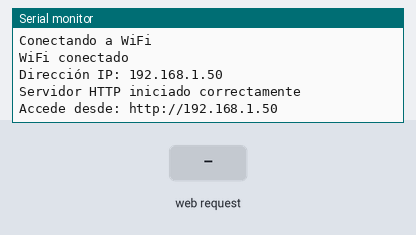
A sketch run on a simulated Raspberry Pi Pico W. Shown: the last lines printed to the serial monitor. Inputs (shaded band) come from the test bench. WiFi joins after 1.5 s; servers stay silent unless stated.

Above: at 3.7 s.
3.8 s: HTTP request GET /H received
At 4.9 s:
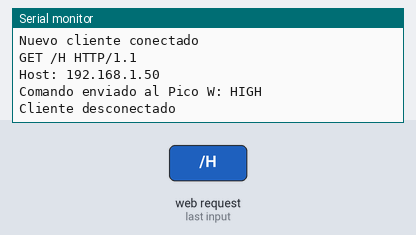
5.3 s: HTTP request GET /L received
At 5.47 s:
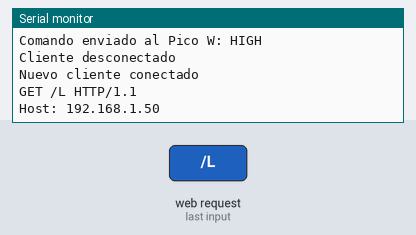
7.0 s: HTTP request GET /T received
At 7.17 s:
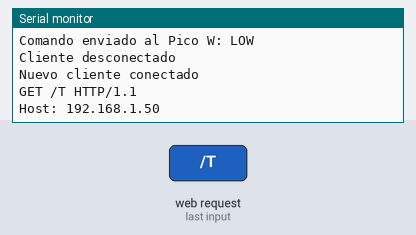

Measured:
- after the input at 3.8 s, the serial monitor: prints a new line at once (image 1)
- after the input at 5.3 s, the serial monitor: prints a new line at once (image 2)
- after the input at 7.0 s, the serial monitor: prints a new line at once (image 3)

The sketch:

esp.ino
```cpp
#include <WiFi.h>

// Configuración WiFi
const char* ssid = "Lanita";
const char* password = "lanita16ali";

// Servidor web en el ESP32
WiFiServer server(80);

// Variables de estado
bool releEstado = false;  // false = apagado, true = encendido

void setup() {
  Serial.begin(115200);
  delay(1000); // Delay inicial para estabilidad

  Serial.println("\nIniciando sistema de control de relé...");

  // Conexión WiFi
  WiFi.mode(WIFI_STA);
  WiFi.begin(ssid, password);

  Serial.print("Conectando a WiFi");
  int attempts = 0;
  while (WiFi.status() != WL_CONNECTED && attempts < 20) {
    delay(500);
    Serial.print(".");
    attempts++;
  }

  if(WiFi.status() != WL_CONNECTED) {
    Serial.println("\n¡Error al conectar al WiFi!");
    return;
  }

  Serial.println("\nWiFi conectado");
  Serial.print("Dirección IP: ");
  Serial.println(WiFi.localIP());

  // Inicio del servidor
  server.begin();
  if(server) {
    Serial.println("Servidor HTTP iniciado correctamente");
    Serial.print("Accede desde: http://");
    Serial.println(WiFi.localIP());
  } else {
    Serial.println("¡Error al iniciar el servidor!");
  }
}

void loop() {
  // Verificación de conexión WiFi
  if (WiFi.status() != WL_CONNECTED) {
    Serial.println("¡WiFi desconectado! Reconectando...");
    WiFi.reconnect();
    delay(2000);
    return;
  }

  WiFiClient client = server.available();

  if (client) {
    Serial.println("\nNuevo cliente conectado");
    String currentLine = "";
    String requestType = "";

    while (client.connected()) {
      if (client.available()) {
        char c = client.read();
        Serial.write(c);

        if (c == '\n') {
          // Procesar comando
          if (currentLine.startsWith("GET /H")) {
            requestType = "ENCENDER";
            releEstado = true;
          }
          else if (currentLine.startsWith("GET /L")) {
            requestType = "APAGAR";
            releEstado = false;
          }
          else if (currentLine.startsWith("GET /T")) {
            requestType = "TOGGLE";
            releEstado = !releEstado;
          }

          if (currentLine.length() == 0) {
            sendHTMLResponse(client, requestType);
            break;
          }
          currentLine = "";
        } else if (c != '\r') {
          currentLine += c;
        }
      }
    }

    // Enviar comando al Pico W si hubo solicitud
    if (requestType != "") {
      String comando = releEstado ? "HIGH" : "LOW";
      enviarComandoAlPico(comando);
      Serial.print("Comando enviado al Pico W: ");
      Serial.println(comando);
    }

    client.stop();
    Serial.println("Cliente desconectado");
  }
  delay(10);
}

void sendHTMLResponse(WiFiClient &client, String action) {
  client.println("HTTP/1.1 200 OK");
  client.println("Content-type:text/html");
  client.println("Connection: close");
  client.println();

  client.println("<!DOCTYPE html><html>");
  client.println("<head><meta name=\"viewport\" content=\"width=device-width, initial-scale=1\">");
  client.println("<title>Control Relé</title>");
  client.println("<style>");
  client.println("body { font-family: Arial, sans-serif; text-align: center; margin-top: 50px; }");
  client.println(".btn { padding: 15px 25px; font-size: 18px; margin: 10px; border: none; border-radius: 5px; cursor: pointer; }");
  client.println(".on { background-color: #4CAF50; color: white; }");  // Verde
  client.println(".off { background-color: #f44336; color: white; }"); // Rojo
  client.println(".toggle { background-color: #2196F3; color: white; }"); // Azul
  client.println(".status { font-size: 24px; margin: 20px; }");
  client.println("</style>");
  client.println("</head>");
  client.println("<body>");
  client.println("<h1>Control de Rele</h1>");

  // Mostrar estado actual
  client.print("<div class='status'>Estado actual: ");
  client.print(releEstado ? "<span style='color:green'>ENCENDIDO</span>" : "<span style='color:red'>APAGADO</span>");
  client.println("</div>");

  // Botones de control
  client.println("<div>");
  client.println("<a href=\"/H\"><button class=\"btn on\">ENCENDER</button></a>");
  client.println("<a href=\"/L\"><button class=\"btn off\">APAGAR</button></a>");
  client.println("<a href=\"/T\"><button class=\"btn toggle\">TOGGLE</button></a>");
  client.println("</div>");

  // Mostrar última acción
  if (action != "") {
    client.print("<p>Ultima accion: ");
    client.print(action);
    client.println("</p>");
  }

  client.println("</body></html>");
}

void enviarComandoAlPico(String comando) {
  WiFiClient picoClient;

  if (picoClient.connect("192.168.62.134", 80)) {
    picoClient.println(comando);
    delay(10); // Pequeña espera para asegurar transmisión

    // Opcional: leer respuesta del Pico W
    while(picoClient.available()) {
      Serial.write(picoClient.read());
    }

    picoClient.stop();
  } else {
    Serial.println("Error al conectar con el Pico W");
  }
}
```
